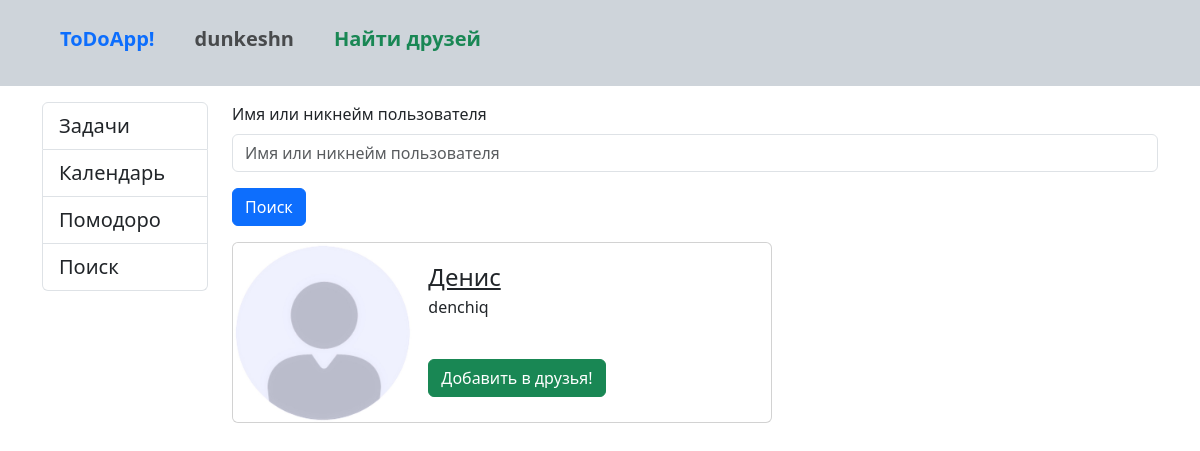
Before: /find_friends/ (signed in) with the older database file.
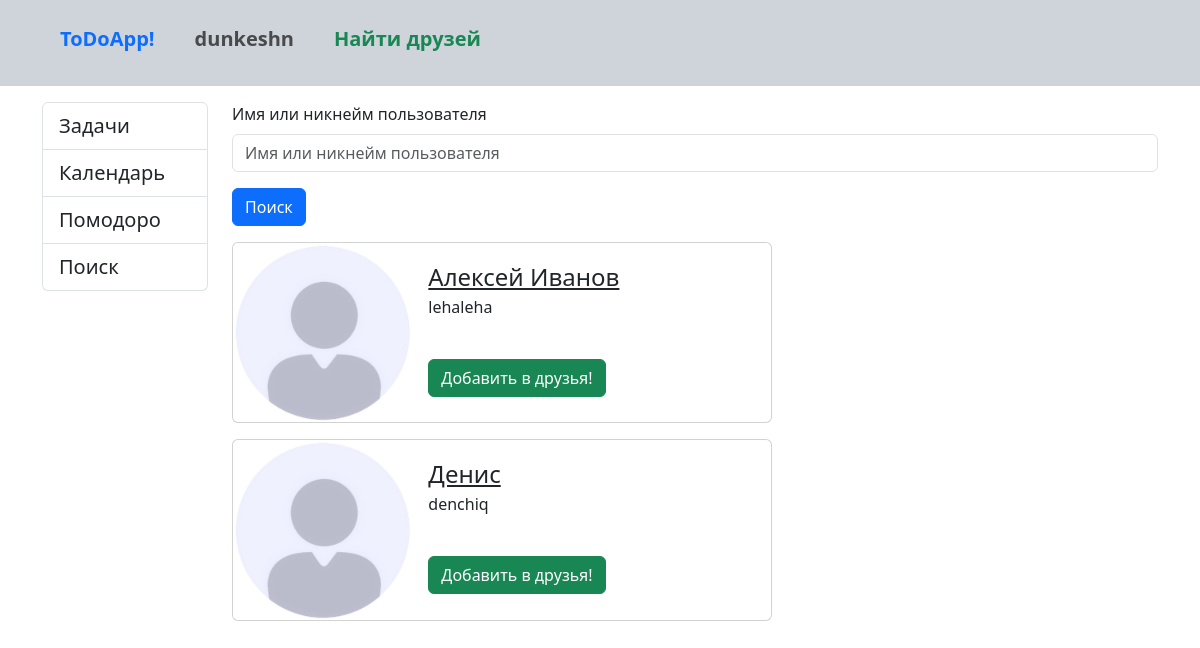
After: the same page with the newer database file.
### core/models.py (models this page shows, shortened)
class Users(AbstractUser):
    first_name = models.CharField(max_length=100,
                                  verbose_name='Имя')
    last_name = models.CharField(max_length=100,
                                 blank=True,
                                 verbose_name='Фамилия')
    username = models.CharField(max_length=100,
                                unique=True,
                                verbose_name='Никнейм')
    email = models.CharField(max_length=100,
                             unique=True,
                             verbose_name='Почта')
    about = models.TextField(blank=True,
                             verbose_name='О себе')
    date_of_birth = models.DateField(null=True,
                                     blank=True,
                                     verbose_name='Дата рождения')
    picture = models.ImageField(upload_to='pictures',
                                null=True,
                                blank=True,
                                default='pictures/default.jpg',
                                verbose_name='Фото')
    friends = models.ManyToManyField('self',
                                     blank=True,
                                     verbose_name='Друзья',
                                     symmetrical=False)
    password = models.CharField(max_length=100,
                                verbose_name='Пароль')
    class Meta:
        verbose_name = 'Пользователь'
        verbose_name_plural = 'Пользователи'
        ordering = ['email']

### core/views.py (the view)
# urls.py: path('find_friends/', FindingFriends.as_view(), name='find_friends'),
class FindingFriends(LoginRequiredMixin,
                     TemplateView):
    template_name = 'core/find_friends.html'
    model = models.Users
    context_object_name = 'find_friends'
    def get_filters(self):
        return filters.Users(self.request.GET)
    def get_queryset(self):
        return self.get_filters().qs
    def get_context_data(self, *, object_list=None, **kwargs):
        context = super().get_context_data()
        friends = self.request.user.friends.all()
        user_n_friends = models.Users.objects.filter(id=self.request.user.id) | friends
        invited_users = models.FriendshipInvite.objects.filter(sent_from=self.request.user)
        invited_users_ids = invited_users.values_list('sent_to', flat=True)
        invited_users_qs = models.Users.objects.filter(id__in=invited_users_ids)
        context['authuser'] = self.request.user
        context['user'] = self.request.user
        context['invited_users'] = invited_users_qs
        context['users'] = self.get_queryset().exclude(id__in=user_n_friends.values_list('id', flat=True))
        context['filters'] = self.get_filters()
        return context

### core/templates/core/find_friends.html (shortened to what this page needs)
{% extends "base.html" %}
{% load django_bootstrap5 %}
{% block sidebar %}
<div class="col-md-2">
    <div class="list-group">
        <a type="button" href="{% url 'tasks' %}" class="list-group-item list-group-item-action fs-5">Задачи</a>
        <a type="button" href="{% url 'calendar' %}" class="list-group-item list-group-item-action fs-5">Календарь</a>
        <a type="button" href="{% url 'pomodoro' %}" class="list-group-item list-group-item-action fs-5">Помодоро</a>
        <a type="button" href="{% url 'search' %}" class="list-group-item list-group-item-action fs-5">Поиск</a>
    </div>
</div>
{% endblock %}
{% block content %}
<div class="col-md-10">
    <div class="mb-3">
        <form method="get">
            {% bootstrap_form filters.form %}
            <button type="submit" class="btn btn-primary">Поиск</button>
        </form>
    </div>
    {% for user in users %}
    <div class="card mb-3" style="max-width: 540px;">
        <div class="row g-0">
            <div class="col-md-4">
                <img src="{{ user.picture.url }}" class="img-fluid rounded-start" alt="someone">
            </div>
            <div class="col-md-8">
                <div class="card-body">
                    <a href="{% url 'profile' user.id %}" class="card-title fs-4">{{ user.first_name }} {{ user.last_name }}</a>
                    <p class="card-text">{{ user.username }}</p>
                    {% if user in invited_users %}
                    <a href="" type="button" class="btn btn-secondary mt-4">Приглашение уже отправлено!</a>
                    {% else %}
                    <a href="{% url 'adding_friends' user.id %}" type="button" class="btn btn-success mt-4">Добавить в друзья!</a>
                    {% endif %}
                </div>
            </div>
        </div>
    </div>
    {% endfor %}
</div>
{% endblock %}

### templates/base.html (shortened to what this page needs)
<!doctype html>
<html lang="en">
<head>
    <link href="https://cdn.jsdelivr.net/npm/bootstrap@5.3.3/dist/css/bootstrap.min.css" rel="stylesheet"
>
</head>
<body>
<div class="">
    {% include 'inc/_navbar.html' %}
</div>
<div class="container mt-3">
    <div class="row">
        {% block sidebar %}{% endblock %}
        {% block content %}{% endblock %}
    </div>
</div>
</body>
</html>

### templates/inc/_navbar.html (shortened to what this page needs)
<nav class="pt-3 pb-4 navbar navbar-expand-lg bg-dark-subtle">
    <div class="container-fluid ms-5">
        <a class="navbar-brand text-primary fw-bolder" href="{% url 'home' %}">ToDoApp!</a>
        <div class="collapse navbar-collapse ms-3 fs-5 text-dark" id="navbarSupportedContent">
            <ul class="navbar-nav me-auto mb-2 mb-lg-0">
                <li class="nav-item dropdown">
                    <a class="nav-link fw-bolder" href="#" role="button" data-bs-toggle="dropdown"
                       aria-expanded="false">
                        {{ authuser.username }}
                    </a>
                </li>
                <a class="nav-link ms-4 fw-bolder text-success" href="{% url 'find_friends' %}">Найти друзей</a>
            </ul>
        </div>
    </div>
</nav>

Changed rows visible on the page:
now on this page (row edited): Users: picture (placeholder picture), first_name "Алексей", last_name "Иванов", username "lehaleha"
